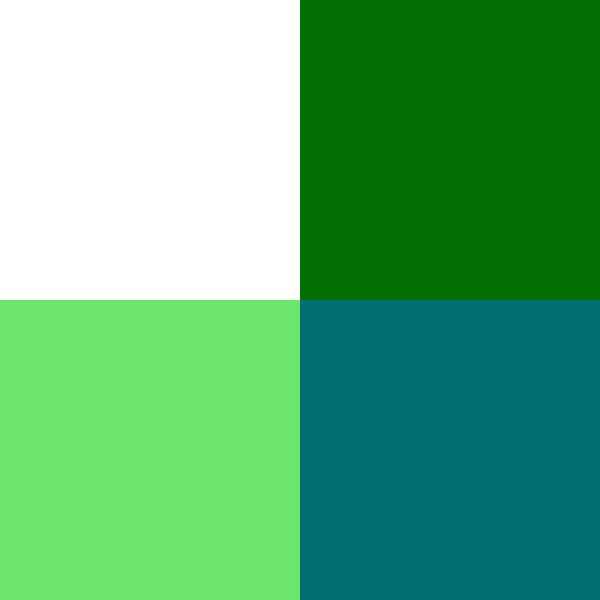
Frame 1 (no input)
Frame 60 (the mouse pressed at the canvas centre just before this capture): identical to frame 1, image omitted
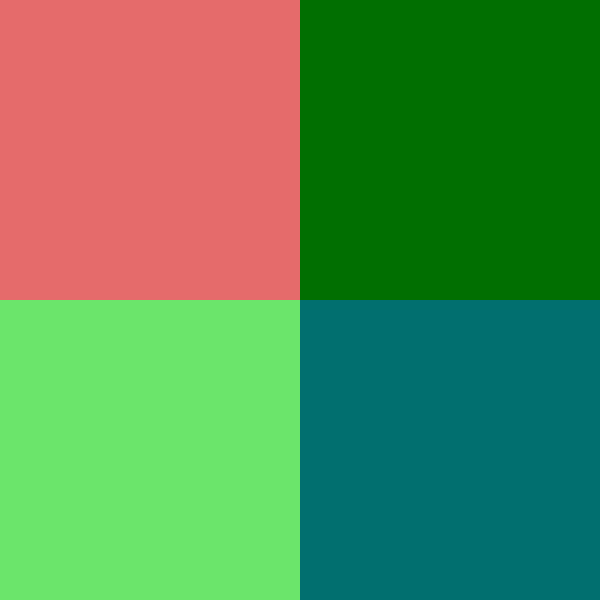
Frame 120 (the mouse held since frame 60 and released just before this capture)

The Processing sketch that drew these frames (run headless with seeded random() and noise(); from frame 60 on, the mouse is pressed at the canvas centre):

// Processing sketch: sketch_4
// ── sketch_4.pde
//this sketch draws two rectangles on the side of the 
// screen that change colors when the mouse is over them. 

// change the sketch to have two more rectangles in the 
// right side of the screen that behave in the same way 
// when the mouse is over them.

void setup() {
  size(600, 600);
  noStroke();
}

void draw() {
  if (mouseX < width/2 && mouseY < height/2) {
    fill(255);
  } else {
    fill(229, 107, 107);
  }
  rect(0, 0, width/2, height/2);

  if (mouseX < width/2 && mouseY > height/2) {
    fill(255);
  } else {
    fill(107, 229, 107);
  }
  rect(0, height/2, width/2, height/2);
  
   if (mouseX > width/2 && mouseY > height/2) {
    fill(255);
  } else {
    fill(1, 111, 111);
  }
  rect(height/2,height/2, width, height);
  
   if (mouseX > width/2 && mouseY < height/2) {
    fill(255);
  } else {
    fill(1, 111, 1);
  }
  rect(height/2,0, width, height/2);
} 
